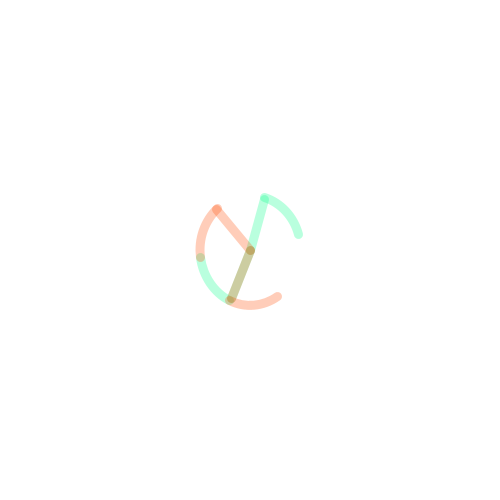
Frame 1 (no input)
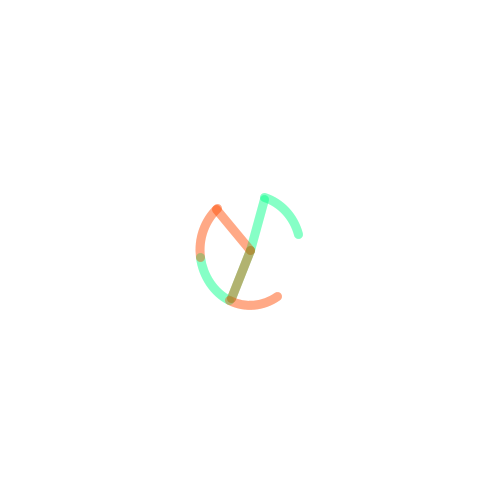
Frame 2 (the mouse pressed at the canvas centre, redrawn once)

The Processing sketch that drew these frames (run headless with seeded random() and noise(); the mouse was pressed at the canvas centre and the sketch redrawn once):

// Processing sketch: processing_85334
// ── processing_85334.pde

void setup()
{
  //SIZE
  //La taille en pixel du papier de la fenêtre est largeur= 500 hauteur= 500
  size(500,500);
  
  smooth();
 
  //BACKGROUND
  //Peindre le fond de notre fenetre (0)
  background(255);
}

void draw()
{
  
  
  //NOFILL
  //les formes suivantes ne seront pas remplies
  noFill();
  
  //STROKE
  //Les formes suivnates auront un contour coloré et une épaisseur de 6pt
  stroke(0,255,134,70);
  strokeWeight(9);
  
  //ELLIPSE
  //Dessiné plusieurs ellipses
  arc(250,250,100,110,2,3);
  arc(250,250,100,110,5,6);

 //LIGNE
//Dessiné plusieurs traits
  line(250,250,231,298);
  line(264,199,250,250);
  
   //STROKE
  //Les formes suivnates auront un contour coloré et une épaisseur de 6pt
  stroke(255,72,0,70);
  strokeWeight(9);
  
   //ELLIPSE
  //Dessiné plusieurs ellipses
   arc(250,250,100,110,1,2);
   arc(250,250,100,110,3,4);
  
   //LIGNE
  //Dessiné plusieurs traits
  line(250,250,231,298);
  line(216,209,250,250);
  
  noLoop();
}
